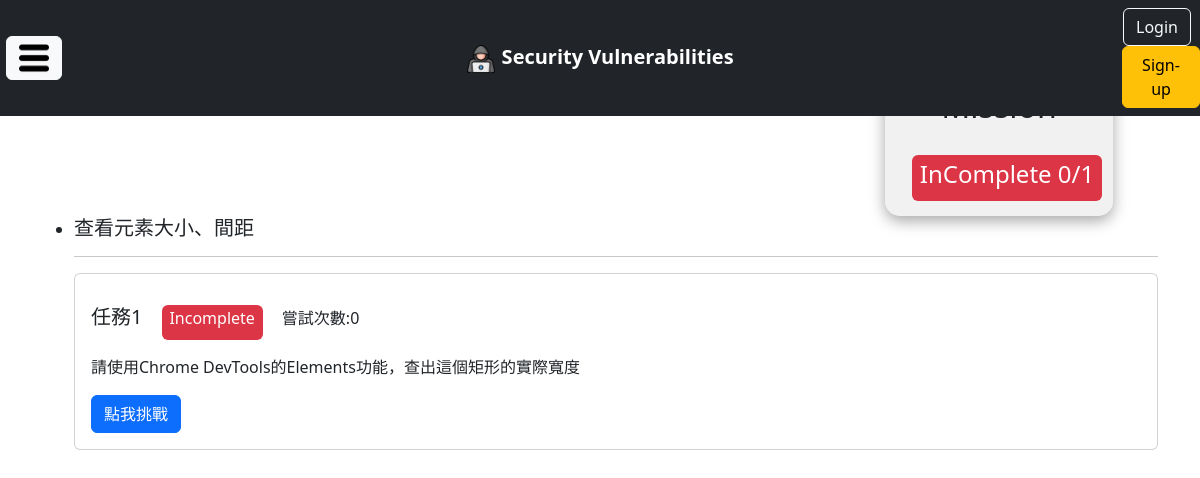
Before: /devtools/elements with the older database file.
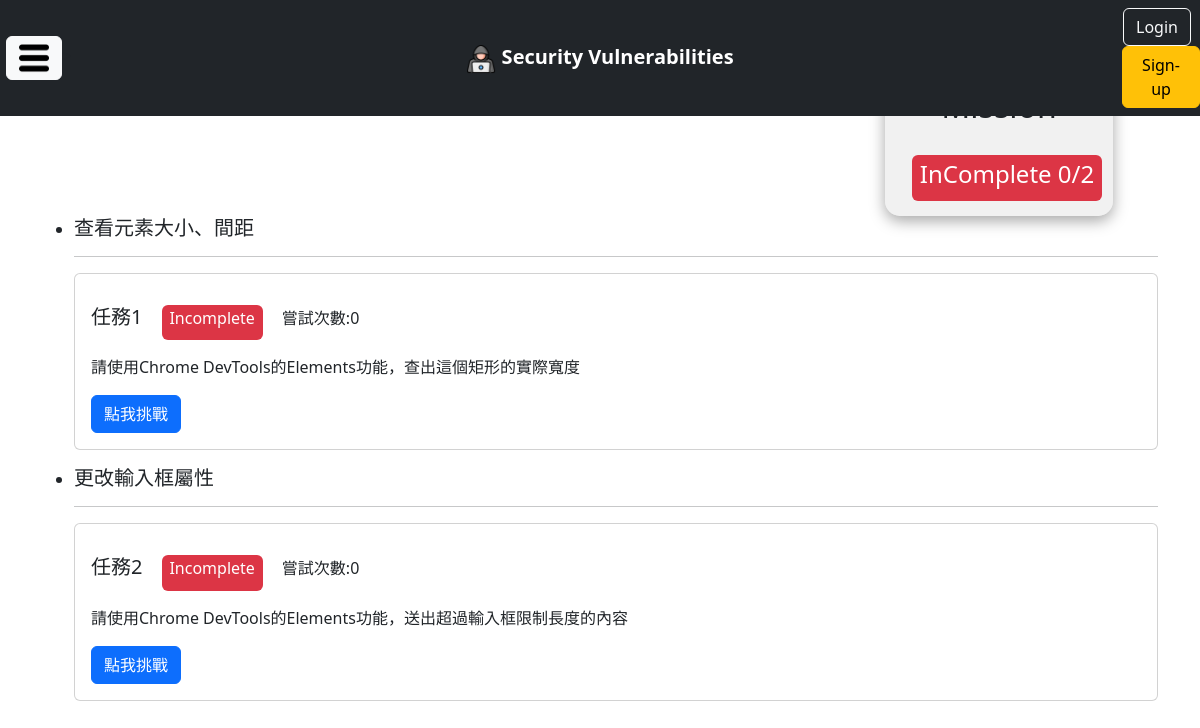
After: the same page with the newer database file.
### students/models.py (models this page shows, shortened)
class Mission(models.Model):
    title = models.CharField(max_length=100)
    description = models.TextField(default="")
    alias = models.CharField(max_length=100, default="")
    category = models.ForeignKey(MissionCategory, on_delete=models.CASCADE)

### students/views.py (the view)
# urls.py: path('devtools/elements', students.devtools_elements, name='DevElements'),
def devtools_elements(request):
    category_id = MissionCategory.objects.get(title='Elements').id
    missions_info, missions_complete_count = StudentService.get_missions_info(request.user.id, category_id)
    return render(request, 'students/dev_elements.html', locals())

### students/service.py (called while the page is built)
    def get_max_attempts(user_id, mission_id):
        max_attempts = MissionRecord.objects.filter(student_id=user_id, mission_id=mission_id).aggregate(Max('attempts'))['attempts__max']
        return max_attempts if max_attempts != None else 0

    def get_missions_info(user_id, category_id):
        missions_info = []
        missions = Mission.objects.filter(category_id=category_id)
        missions_complete_count = 0
        for mission in missions:
            records = MissionRecord.objects.filter(student_id=user_id, mission_id=mission.id)
            is_completed = records.filter(is_completed=True).exists()
            if is_completed:
                missions_complete_count += 1
            missions_info.append({
                'mission': mission,
                'records': records,
                'is_completed': is_completed,
                'attempts': StudentService.get_max_attempts(user_id, mission.id),
                'last_attempt': records.order_by('-created_at').first().created_at if records.exists() else ''
            })
        return missions_info, missions_complete_count

### students/templatetags/filter.py (called while the page is built)
@register.filter
def length(list):
    return len(list)

### templates/students/dev_elements.html (shortened to what this page needs)
{% extends "base.html" %}
{% block content%}
{% load filter %}
<div class="row">
  <div class="col-9">
    <h1>Elements</h1>
  </div>
  <div class="col-3" style="text-align: center;background-color: #e3e3e381;width: 20%;border-radius: 15px; box-shadow: rgba(0, 0, 0, 0.35) 0px 5px 15px;">
    {% if missions_complete_count == missions_info|length %}
      <h2 style="margin: 15px;">Mission</h2>
      <span class="badge bg-success" style="margin: 15px;">
        <h4>complete {{ missions_complete_count }}/{{ missions_info|length }}</h4>
      </span>
    {% else %}
      <h2 style="margin: 15px;">Mission</h2>
      <span class="badge bg-danger" style="margin: 15px;">
        <h4>InComplete {{ missions_complete_count }}/{{ missions_info|length }}</h4>
      </span>
    {% endif %}
  </div>
</div>
{% for mission_info in missions_info %}
<ul>
  <li>
    <h5>{{ mission_info.mission.title }}</h4>
      <hr>
      <div class="card">
        <div class="card-body">
          <h5 class="card-title" style="display: inline;">任務{{ forloop.counter }}</h5>
          {% if mission_info.is_completed %}
            <span class="badge bg-success" style="margin: 15px;">
              <h6>Complete</h6>
            </span>
          {% else %}
            <span class="badge bg-danger" style="margin: 15px;">
              <h6>Incomplete</h6>
            </span>
          {% endif %}
          <span>嘗試次數:{{ mission_info.attempts }}</span>
          <p class="card-text">{{ mission_info.mission.description }}</p>
          <button type="button" class="btn btn-primary" data-bs-toggle="modal"
            data-bs-target="#{{ mission_info.mission.alias }}">
            點我挑戰
          </button>
        </div>
      </div>
  </li>
</ul>
{% endfor %}
{% endblock %}

### templates/base.html (shortened to what this page needs)
<!DOCTYPE html>
<html lang="en">
<head>
    {% load static %}
    <link rel="stylesheet" href="https://cdn.jsdelivr.net/npm/bootstrap@5.2.3/dist/css/bootstrap.min.css"
>
    <link rel="stylesheet" type="text/css" href="{% static 'css/search.css' %}" />
</head>
<body>
    <br><br><br>
    <nav class="navbar navbar-expand-md navbar-dark bg-dark fixed-top row " style="background-color: #fde3e3;">
        <div class=" col-sm-1" style="text-align: center;">
            <button class="btn btn-light" type="button" data-bs-toggle="offcanvas"
                data-bs-target="#offcanvasWithBothOptions" aria-controls="offcanvasWithBothOptions"><img
                    src="{% static 'images/menu.png'%}" width="30" height="30" alt=""></button>>
        </div>
        <a href="{% url 'Index' %}" class="navbar-brand mx-auto col-sm-10"
            style="font-weight: bold;text-align: center;">
            <img src="{% static 'images/logo.png' %}" width="30" height="30" class="d-inline-block aligßn-top" alt="">
            Security Vulnerabilities
        </a>
        <div class="col-sm-1" style="text-align: center;">
            {% if user.is_authenticated %}
            <a type="button" class="btn btn-danger" href="{% url 'Logout' %}">Log Out</a>
            {% else %}
            <a type="button" class="btn btn-outline-light me-2" href="{% url 'Index' %}">Login</a>
            <a type="button" class="btn btn btn-warning" href="{% url 'Register' %}">Sign-up</a>
            {% endif %}
        </div>
    </nav>
    <main role="main" class="container">
        <div id="content">
            {% block content %}{% endblock %}
        </div>
    </main>
</body>
</html>

### static/css/search.css (style rules this page uses)
h2 { text-align: center; }

Changed rows visible on the page:
added Mission: mission "更改輸入框屬性", attempts "0", mission.description "請使用Chrome DevTools的Elements功能，送出超過輸入框限制長度的內容"
Other visible differences:
{{ missions_info|length }}: "1" → "2"
